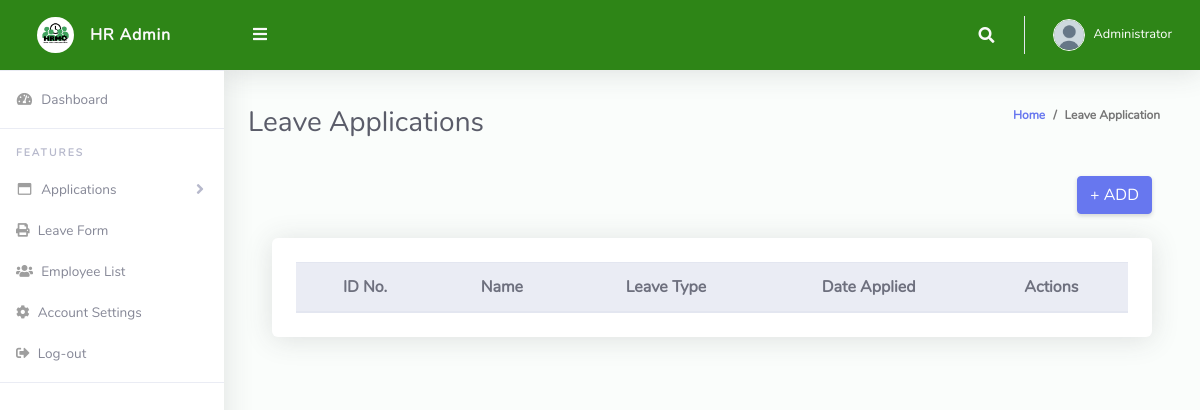
Before: /pages/applications.php (signed in) with the older database file.
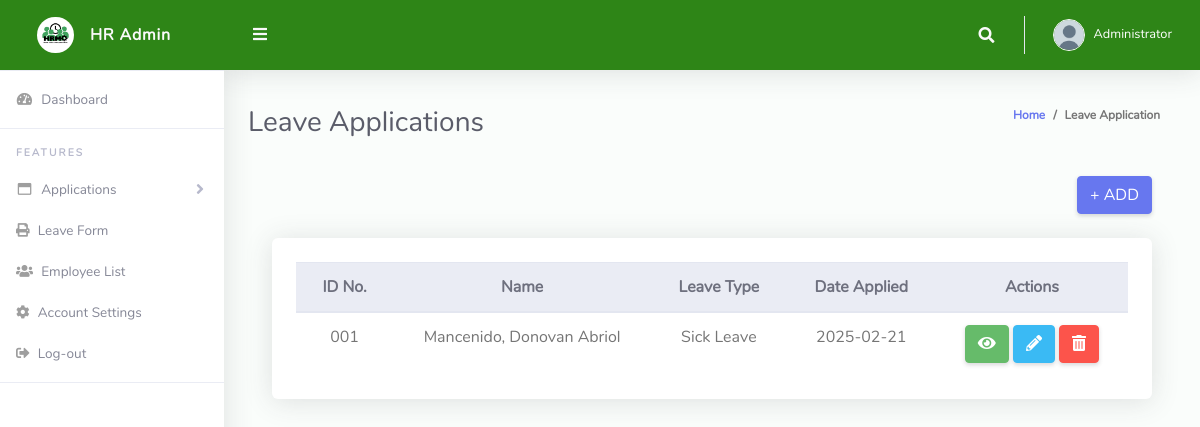
After: the same page with the newer database file.
### tables this page shows
CREATE TABLE `leaveapplication` (
  `employee_id` varchar(10) NOT NULL,
  `leavetype` varchar(50) NOT NULL,
  `dateapplied` date NOT NULL,
  `startdate` date NOT NULL,
  `enddate` date NOT NULL,
  `numofdays` int(100) NOT NULL,
  `file` blob DEFAULT NULL
);

CREATE TABLE `employee` (
  `employee_id` varchar(3) NOT NULL,
  `fname` varchar(50) NOT NULL,
  `midname` varchar(50) DEFAULT NULL,
  `lname` varchar(50) NOT NULL,
  `extname` varchar(10) DEFAULT NULL,
  `gender` varchar(10) NOT NULL,
  `position` varchar(100) NOT NULL,
  `office` varchar(100) NOT NULL
);

### function/leavefunctions/fetchleave.php (the view)
<?php
    include '../database/db_connect.php';
    $result = $conn->query("SELECT * FROM employee, leaveapplication WHERE employee.employee_id = leaveapplication.employee_id");
    while ($row = $result->fetch_assoc()) {
        $full_name = "{$row['lname']}, {$row['fname']} {$row['extname']} {$row['midname']}";
        echo "<tr class='text-center'>";
        echo "<td>{$row['employee_id']}</td>";
        echo "<td>{$full_name}</td>";
        echo "<td>{$row['leavetype']}</td>";
        echo "<td>{$row['dateapplied']}</td>";
        echo "<td>
                <button class='btn btn-success text-white viewLeaveBtn'
                    data-indexno='{$row['index_no']}'
                    data-employee_id='{$row['employee_id']}'
                    data-fullname = '{$full_name}'
                    data-lname='{$row['lname']}'
                    data-fname='{$row['fname']}'
                    data-midname='{$row['midname']}'
                    data-extname='{$row['extname']}'
                    data-position='{$row['position']}'
                    data-office='{$row['office']}'
                    data-gender='{$row['gender']}'
                    data-leavetype='{$row['leavetype']}'
                    data-dateapplied='{$row['dateapplied']}'
                    data-startdate='{$row['startdate']}'
                    data-enddate='{$row['enddate']}'
                    data-numdays='{$row['numofdays']}'
                    data-file='{$row['file']}'
                    data-toggle='modal'
                    data-target='#viewLeaveModal'>
                    <i class='fas fa-eye'></i>
                </button>
                <button class='btn btn-info' data-toggle='modal' data-target='#editLeaveModal'
                    data-indexno= '{$row['index_no']}'
                    data-employee_id='{$row['employee_id']}'
                    data-lname='{$row['lname']}'
                    data-fname='{$row['fname']}'
                    data-midname='{$row['midname']}'
                    data-extname='{$row['extname']}'
                    data-position='{$row['position']}'
                    data-office='{$row['office']}'
                    data-gender='{$row['gender']}'
                    data-leavetype='{$row['leavetype']}'
                    data-dateapplied='{$row['dateapplied']}'
                    data-startdate='{$row['startdate']}'
                    data-enddate='{$row['enddate']}'
                    data-numdays='{$row['numofdays']}'
                    data-file='{$row['file']}'>
                    <i class='fas fa-pencil-alt'></i>
                </button>
                <button class='btn btn-danger text-white deletebtn' data-indexno ='{$row['index_no']}'><i class='fas fa-trash-alt'></i></button>
            </td>";
        echo "</tr>";
    }
?>

Changed rows visible on the page:
added leaveapplication: employee "001", employee.midname "Mancenido, Donovan Abriol", leavetype "Sick Leave", dateapplied "2025-02-21"
